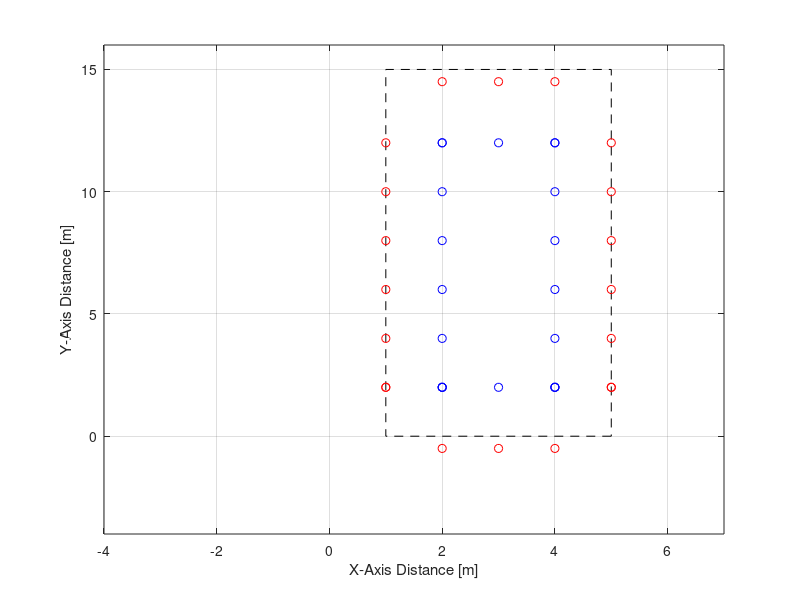

Source code (MATLAB):
% ************** TRAJECTORY SIMULATION**********************
% **********************************************************
% Change x,y for robot to follow a predefined trajectory


figure(666);
close all;
rectangle('Position',[1 0 4 15], 'LineStyle','--')
axis([-4 7 -4 16])
xlabel('X-Axis Distance [m]')
ylabel('Y-Axis Distance [m]')
box on
grid on
hold on

x = [2 2 2 2 2 2 2 2 3 4 4 4 4 4 4 4 4 4 3 2];
y = [2 2 4 6 8 10 12 12 12 12 12 10 8 6 4 2 2 2 2 2];
angleRobot = [90 90 90 90 90 90 90 0 0 0 270 270 270 270 270 270 270 180 180 180];

for ii = 1:length(x)
    angleWall = angleRobot(ii) + 90;
    plot(x(ii),y(ii), 'bo')
    hold on
    xEst(ii) = x(ii)+((1)*cosd(angleWall));
    yEst(ii) = y(ii)+((2.5)*sind(angleWall));
    plot(xEst(ii), yEst(ii), 'ro')
end
